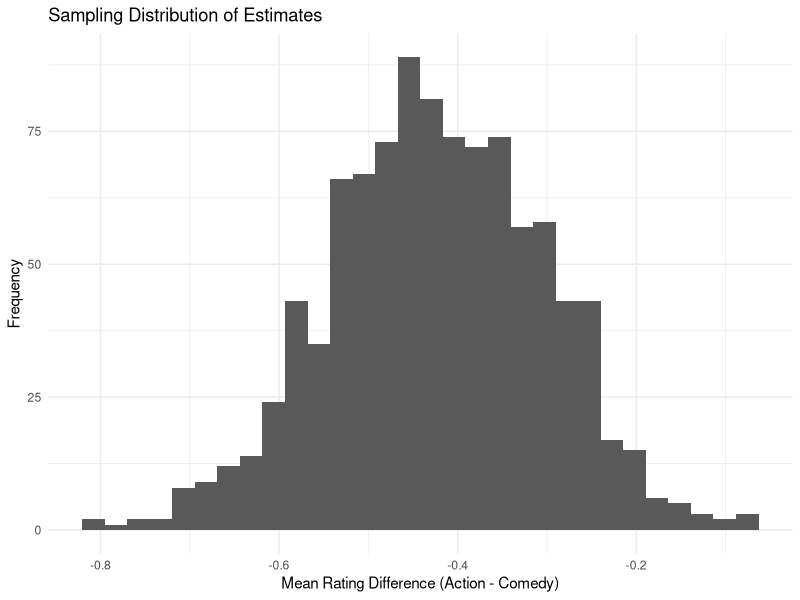
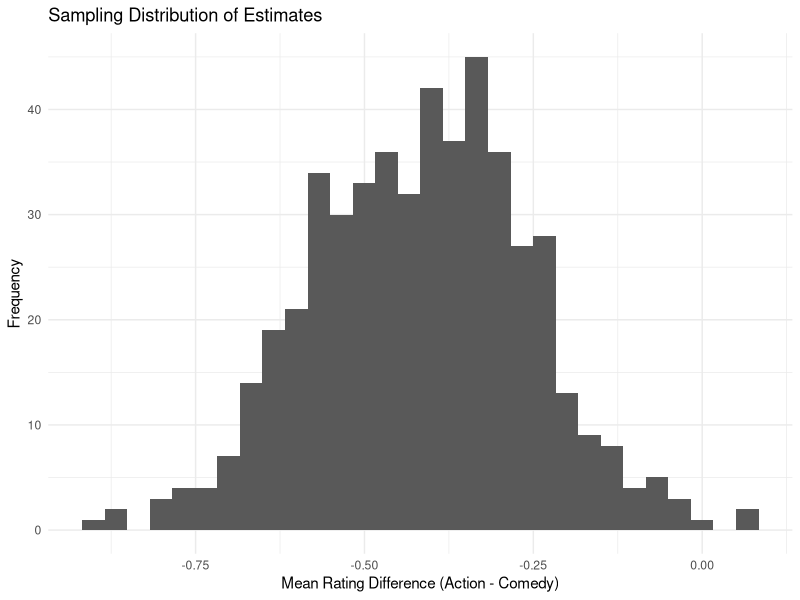
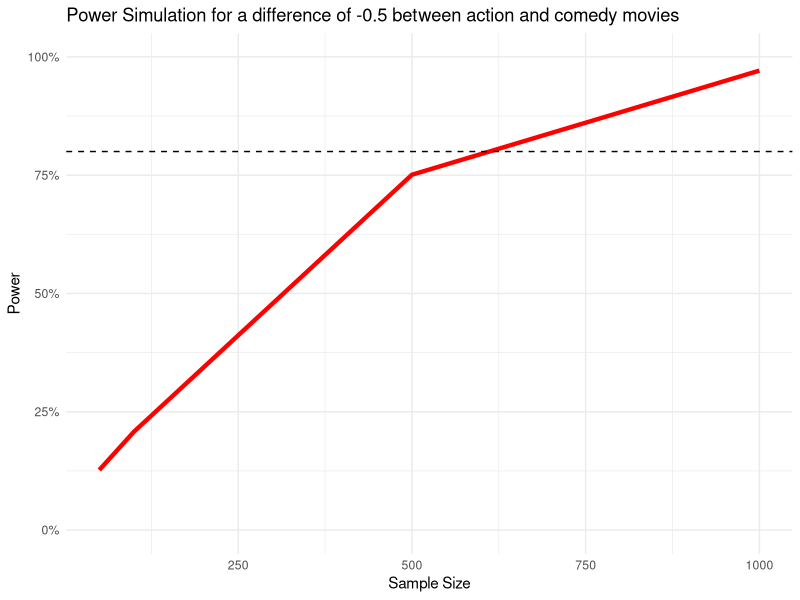

Source code (R) for these figures, in order:
## ---- chunk 1
library(tidyverse)
library(patchwork)
library(truncnorm)
## ---- chunk 2
set.seed(1)
## ---- chunk 3
# set some sample size
sample_size = 1000

# generate a single random sample
sample <- tibble(
  movie_id = 1:sample_size,
  genre = sample(c("Comedy", "Action"), size = sample_size, replace = TRUE),
  rating = ifelse(
    genre == "Comedy",
    rtruncnorm(sample_size, a = 1, b = 10, mean = 6.0, sd = 2), 
    rtruncnorm(sample_size, a = 1, b = 10, mean = 5.5, sd = 2)   
  )
)
## ---- chunk 4
head(sample)
## ---- chunk 5
generate_sample <- function(sample_size){
  sample <- tibble(
  movie_id = 1:sample_size,
  genre = sample(c("Comedy", "Action"), size = sample_size, replace = TRUE),
  rating = ifelse(
    genre == "Comedy",
    rtruncnorm(sample_size, a = 1, b = 10, mean = 6.0, sd = 2), 
    rtruncnorm(sample_size, a = 1, b = 10, mean = 5.5, sd = 2)   
  )
)
  
  return(sample)
}
## ---- chunk 6
sample <- generate_sample(sample_size = 1000) 

head(sample)
## ---- chunk 7
estimate <- sample |> 
  group_by(genre) |> 
  summarize(avg_rating = mean(rating)) |> 
  summarise(diff = avg_rating[genre == "Action"] - avg_rating[genre == "Comedy"]) %>%
  pull(diff)

estimate
## ---- chunk 8
generate_estimate <- function(sample){
  estimate <- sample |> 
    group_by(genre) |> 
    summarize(avg_rating = mean(rating)) |> 
    summarise(diff = avg_rating[genre == "Action"] - avg_rating[genre == "Comedy"]) %>%
    pull(diff)
  
  return(estimate)
}
## ---- chunk 9
generate_estimate(sample = sample)
## ---- chunk 10
#| echo: true

n_simulations <- 1000

# make an empty vector
estimates <- c()

for (i in 1:n_simulations) {
  # draw a sample 
  sample <- generate_sample(sample_size = 1000) 
  
  # get an estimate
  estimate <- generate_estimate(sample = sample)
  
  estimates[i] <- estimate
}
## ---- chunk 11
#| echo: true
ggplot(data.frame(estimates), aes(x = estimates)) +
  geom_histogram() +
  labs(title = "Sampling Distribution of Estimates",
       x = "Mean Rating Difference (Action - Comedy)",
       y = "Frequency") +
  theme_minimal()
## ---- chunk 12
generate_samples <- function(n_simulations, sample_size) {
  
  # Make an empty vector
  estimates <- numeric(n_simulations)
  
  for (i in 1:n_simulations) {
    # Draw a sample with the specified size
    sample <- generate_sample(sample_size) 
    
    # Get an estimate
    estimates[i] <- generate_estimate(sample)
  }
  
  return(estimates)
}

## ---- chunk 13
estimates <- generate_samples(n_simulations = 500, sample_size = 500)
## ---- chunk 14
#| echo: true
ggplot(data.frame(estimates), aes(x = estimates)) +
  geom_histogram() +
  labs(title = "Sampling Distribution of Estimates",
       x = "Mean Rating Difference (Action - Comedy)",
       y = "Frequency") +
  theme_minimal()
## ---- chunk 15
calculate_power <- function(estimates){
  
  # bring on standard normal distribution scale
  estimates_standardized <- estimates/sd(estimates)
  
  # get statistical power 
  power <- data.frame(estimates_standardized) |> 
    mutate(significant = ifelse(estimates_standardized <= -1.96, TRUE, FALSE)) |> 
    summarize(share_significant = sum(significant) / n()) |> 
    pull(share_significant)
  
  return(power)
}
## ---- chunk 16
calculate_power(estimates = estimates)
## ---- chunk 17
power_simulation <- function(sample_size, n_simulations = 1000) {
  
  # Generate multiple samples and compute estimates
  estimates <- generate_samples(n_simulations, sample_size)
  
  # Calculate statistical power
  power <- calculate_power(estimates)
  
  # Return results
  return(tibble(
    sample_size = sample_size,
    n_simulations = n_simulations,
    estimated_power = power,
    mean_effect = mean(estimates),
    sd_effect = sd(estimates)
  ))
}
## ---- chunk 18
# run a power simulation for sample size 1000
power_simulation(sample_size = 1000, n_simulations = 1000)
## ---- chunk 19
#| echo: true

sample_sizes <- c(50, 100, 500, 1000)

# make an empty data frame
power_data <- tibble()

for (i in sample_sizes) {
  # run power simulation
  power <- power_simulation(sample_size = i, n_simulations = 1000)
  
  power_data <- bind_rows(power_data, power)
}

power_data

## ---- chunk 20
ggplot(power_data, 
       aes(x = sample_size, y = estimated_power)) +
  geom_line(color = 'red', size = 1.5) + 
  # add a horizontal line at 80%
  geom_hline(aes(yintercept = .8), linetype = 'dashed') + 
  # Prettify!
  theme_minimal() + 
  scale_y_continuous(labels = scales::percent, limits = c(0,1)) + 
  labs(title = "Power Simulation for a difference of -0.5 between action and comedy movies",
       x = 'Sample Size', y = 'Power')
